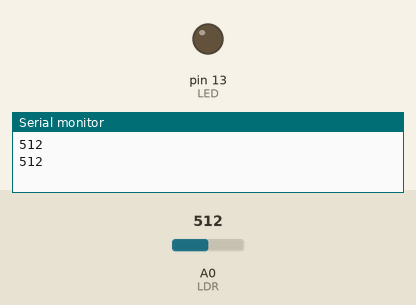
A sketch run on a simulated Arduino Uno, built with avr-gcc and run on an emulated ATmega328P. Parts: output pins drawn as LEDs (lit = HIGH), the last lines printed to the serial monitor. The test bench sets the inputs (shaded band); at power-on: A0 (LDR) = 512.

Above: at 1.8 s.
1.9 s: A0 (LDR) set to 990
3.4 s: A0 (LDR) set to 1015
At 4.5 s:
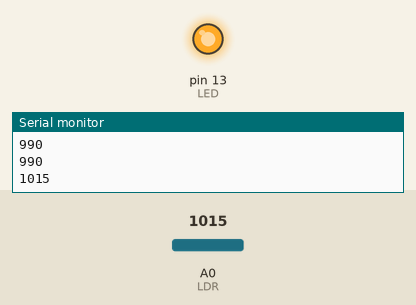
5.5 s: A0 (LDR) set to 900
At 7.2 s:
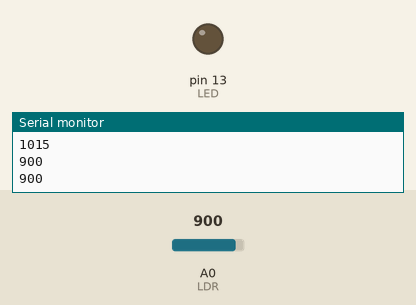
7.5 s: A0 (LDR) set to 1010
At 8.8 s:
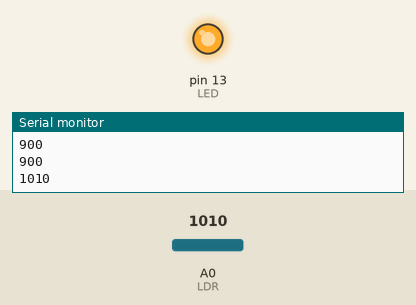
Timing chart, 0 to 10.5 s (numbered marks = the images above; inputs shaded):
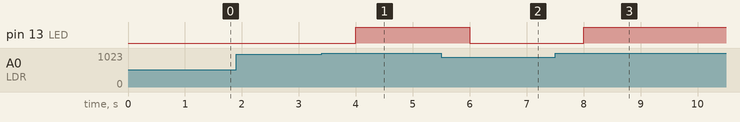

Measured:
- the behaviour switches between 1000 and 1001 on A0 (LDR) (found by bisection; images 0 and 1)
- after the input at 3.4 s, pin 13 (LED): LOW → HIGH after 0.60 s
- after the input at 5.5 s, pin 13 (LED): HIGH → LOW after 0.50 s
- after the input at 7.5 s, pin 13 (LED): LOW → HIGH after 0.50 s

The sketch:

codigo.ino
```cpp
int LED=13;
int LDR=A0;
int valor_LDR;

void setup (){
  pinMode (LED,OUTPUT);
  pinMode (LDR,INPUT);
  Serial.begin(9600);
}

void loop () {
  valor_LDR = analogRead(LDR);
  Serial.println(valor_LDR);
  if(valor_LDR>1000){
    digitalWrite(LED,HIGH);
    delay (1000);
  }else{

    digitalWrite(LED,LOW);
    delay(1000);
  }
}
```
